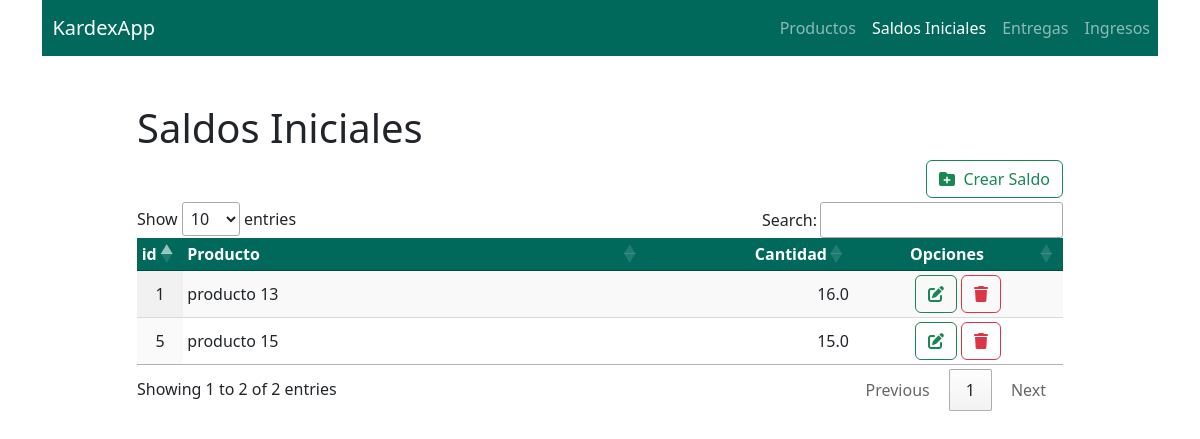
The page /kardexapp/saldos/ on the database its author committed.
### KardexApp/models.py (models this page shows, shortened)
class Saldo(models.Model):
    id = models.AutoField(primary_key=True)
    codigo = models.ForeignKey(Producto, on_delete=models.CASCADE)
    cantidad = models.FloatField(default=0.00)

class Producto(models.Model):
    codigo = models.AutoField(primary_key=True)
    descripcion = models.CharField(max_length=100, null=True, default=None)
    def __str__(self):
        return self.descripcion

### KardexApp/views.py (the view)
# urls.py: path("saldos/", SaldoListView.as_view(), name="saldo-list"),
class SaldoListView(ListView):
    model = Saldo
    template_name = "saldos.html"
    def get_context_data(self, **kwargs):
        context = super().get_context_data(**kwargs)
        context["productos"] = Producto.objects.all()
        return context

### KardexApp/templates/saldos.html (shortened to what this page needs)
<!DOCTYPE html>
<html>
  <head>
    <link
      rel="stylesheet"
      href="https://cdnjs.cloudflare.com/ajax/libs/font-awesome/6.4.2/css/all.min.css"
    />
    <link
      rel="stylesheet"
      href="//cdn.datatables.net/1.13.6/css/jquery.dataTables.min.css"
    />
    <link
      href="https://cdnjs.cloudflare.com/ajax/libs/twitter-bootstrap/5.3.0/css/bootstrap.min.css"
      rel="stylesheet"
    />
    <link
      href="https://cdn.datatables.net/v/bs5/jszip-3.10.1/b-2.4.2/b-colvis-2.4.2/b-html5-2.4.2/b-print-2.4.2/datatables.min.css"
      rel="stylesheet"
    />
    <link
      href="https://cdn.jsdelivr.net/npm/bootstrap@5.3.2/dist/css/bootstrap.min.css"
      rel="stylesheet"
    />
  </head>
  <body>
    <div class="container">
      <nav
        class="navbar navbar-expand-lg"
        style="background-color: #00695c"
        data-bs-theme="dark"
      >
        <a class="navbar-brand" href="/admin">&nbsp;&nbsp;KardexApp</a>
        <div class="collapse navbar-collapse" id="navbarNavAltMarkup">
          <div class="navbar-nav ms-auto">
            <a class="nav-link" href="/kardexapp/productos">Productos</a>
            <a class="nav-link active" href="/kardexapp/saldos">Saldos Iniciales</a>
            <a class="nav-link" href="/kardexapp/entregas">Entregas</a>
            <a class="nav-link" href="/kardexapp/ingresos">Ingresos</a>
          </div>
        </div>
      </nav>
      <div class="row justify-content-md-center">
        <div class="col-12 col-md-10">
          <br /><br />
          <div>
            <h1>Saldos Iniciales</h1>
            <div class="d-grid gap-2 d-md-flex justify-content-md-end pb-1">
              <a
                class="btn btn-outline-success crear-saldo"
                href="javascript:void(0);"
                ><i class="fa-solid fa-folder-plus text-teal"></i>&nbsp; Crear
                Saldo</a
              >
            </div>
            <div class="table-responsive" id="tabla">
              <table id="tabla_saldos" class="display compact">
                <thead>
                  <tr style="background-color: #00695c" class="text-white">
                    <th class="text-center" width="5%">id</th>
                    <th width="50%">Producto</th>
                    <th class="text-end">Cantidad</th>
                    <th class="text-center">Opciones</th>
                  </tr>
                </thead>
                <tbody>
                  {% for saldo in object_list %}
                  <tr>
                    <td class="text-center">{{ saldo.id }}</td>
                    <td>{{ saldo.codigo }}</td>
                    <td class="text-end">{{ saldo.cantidad }}</td>
                    <td class="text-center">
                      <a class="btn btn-outline-success">
                        <i
                          class="fa-solid fa-pen-to-square editar-saldo"
                          data-saldo="{{ saldo.id }}"
                        ></i>
                      </a>
                      <a class="btn btn-outline-danger">
                        <i
                          class="fa-solid fa-trash eliminar-saldo"
                          data-saldo="{{ saldo.id }}"
                        ></i>
                      </a>
                    </td>
                  </tr>
                  {% endfor %}
                </tbody>
              </table>
            </div>
          </div>
        </div>
      </div>
    </div>
  </body>
</html>

### rows shown on the page
Saldo: id "1", codigo "producto 13", cantidad "16.0"
Saldo: id "5", codigo "producto 15", cantidad "15.0"
